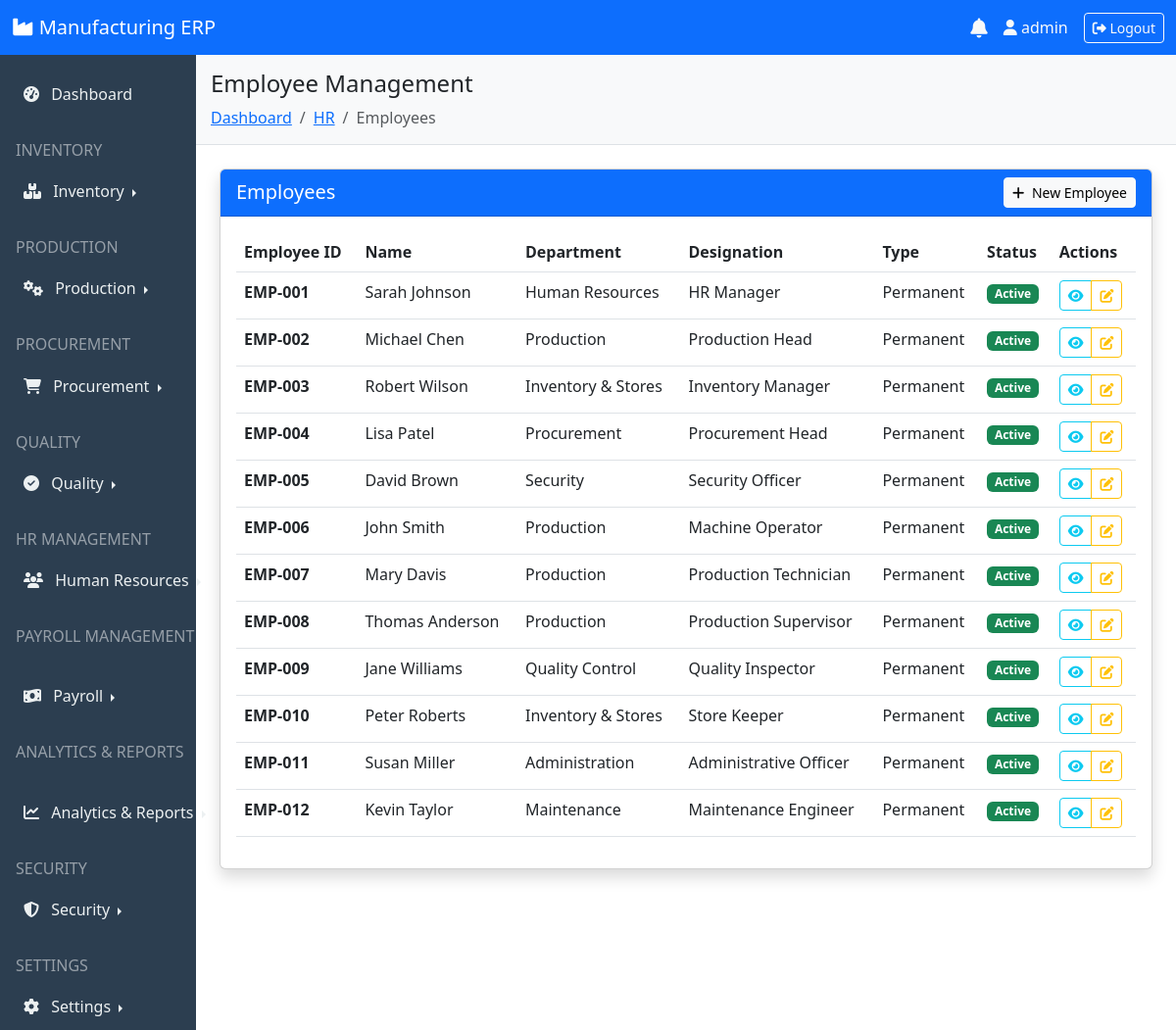
The page /hr/employees/ (signed in) on the database its author committed.
### hr/models.py (models this page shows, shortened)
class Employee(TimeStampedModel):
    EMPLOYEE_STATUS = [
        ('active', 'Active'),
        ('inactive', 'Inactive'),
        ('on_leave', 'On Leave'),
        ('terminated', 'Terminated'),
    ]
    EMPLOYEE_TYPES = [
        ('permanent', 'Permanent'),
        ('contract', 'Contract'),
        ('temporary', 'Temporary'),
        ('intern', 'Intern'),
    ]
    user = models.OneToOneField(User, on_delete=models.CASCADE, related_name='employee')
    employee_id = models.CharField(max_length=20, unique=True)
    department = models.ForeignKey(Department, on_delete=models.PROTECT)
    designation = models.CharField(max_length=100)
    employee_type = models.CharField(max_length=20, choices=EMPLOYEE_TYPES)
    employment_status = models.CharField(max_length=20, choices=EMPLOYEE_STATUS, default='active')
    date_of_joining = models.DateField()
    date_of_birth = models.DateField()
    gender = models.CharField(max_length=10, choices=[('male', 'Male'), ('female', 'Female'), ('other', 'Other')])
    phone = models.CharField(max_length=20)
    emergency_contact = models.CharField(max_length=20, blank=True)
    emergency_contact_name = models.CharField(max_length=100, blank=True)
    address = models.TextField()
    photo = models.ImageField(upload_to='employees/', null=True, blank=True)
    bank_account = models.CharField(max_length=50, blank=True)
    bank_name = models.CharField(max_length=100, blank=True)
    basic_salary = models.DecimalField(max_digits=10, decimal_places=2, default=0)

### core/models.py (models this page shows, shortened)
class Department(models.Model):
    name = models.CharField(max_length=100)
    code = models.CharField(max_length=10, unique=True)
    description = models.TextField(blank=True)

### hr/views.py (the view)
# urls.py: path('employees/', views.EmployeeListView.as_view(), name='employee_list'),
class EmployeeListView(LoginRequiredMixin, ListView):
    model = Employee
    template_name = 'hr/employee_list.html'
    context_object_name = 'employees'
    paginate_by = 25
    def get_queryset(self):
        queryset = Employee.objects.select_related('user', 'department').all()
        status = self.request.GET.get('status')
        if status:
            queryset = queryset.filter(employment_status=status)
        department = self.request.GET.get('department')
        if department:
            queryset = queryset.filter(department_id=department)
        return queryset.order_by('-created_at')

### templates/hr/employee_list.html (shortened to what this page needs)
{% extends 'base.html' %}
{% block page_title %}Employee Management{% endblock %}
{% block breadcrumbs %}
    <li class="breadcrumb-item"><a href="{% url 'dashboard' %}">Dashboard</a></li>
    <li class="breadcrumb-item"><a href="{% url 'hr:dashboard' %}">HR</a></li>
    <li class="breadcrumb-item active">Employees</li>
{% endblock %}
{% block content %}
<div class="card shadow">
    <div class="card-header bg-primary text-white d-flex justify-content-between align-items-center">
        <h5 class="mb-0">Employees</h5>
        <a href="{% url 'hr:employee_create' %}" class="btn btn-light btn-sm">
            <i class="fas fa-plus me-1"></i> New Employee
        </a>
    </div>
    <div class="card-body">
        <div class="table-responsive">
            <table class="table table-hover">
                <thead>
                    <tr>
                        <th>Employee ID</th>
                        <th>Name</th>
                        <th>Department</th>
                        <th>Designation</th>
                        <th>Type</th>
                        <th>Status</th>
                        <th>Actions</th>
                    </tr>
                </thead>
                <tbody>
                    {% for employee in employees %}
                    <tr>
                        <td><strong>{{ employee.employee_id }}</strong></td>
                        <td>{{ employee.user.get_full_name|default:employee.user.username }}</td>
                        <td>{{ employee.department.name|default:"-" }}</td>
                        <td>{{ employee.designation|default:"-" }}</td>
                        <td>{{ employee.get_employee_type_display|default:"-" }}</td>
                        <td>
                            <span class="badge bg-{% if employee.employment_status == 'active' %}success
                                                 {% elif employee.employment_status == 'inactive' %}danger
                                                 {% elif employee.employment_status == 'on_leave' %}warning
                                                 {% else %}secondary{% endif %}">
                                {{ employee.get_employment_status_display|default:"-" }}
                            </span>
                        </td>
                        <td>
                            <div class="btn-group btn-group-sm">
                                <a href="{% url 'hr:employee_detail' employee.id %}" class="btn btn-outline-info">
                                    <i class="fas fa-eye"></i>
                                </a>
                                <a href="{% url 'hr:employee_update' employee.id %}" class="btn btn-outline-warning">
                                    <i class="fas fa-edit"></i>
                                </a>
                            </div>
                        </td>
                    </tr>
                    {% endfor %}
                </tbody>
            </table>
        </div>
    </div>
</div>
{% endblock %}

### templates/base.html (shortened to what this page needs)
<!DOCTYPE html>
<html lang="en">
<head>
    <link href="https://cdn.jsdelivr.net/npm/bootstrap@5.3.0/dist/css/bootstrap.min.css" rel="stylesheet">
    <link rel="stylesheet" href="https://cdnjs.cloudflare.com/ajax/libs/font-awesome/6.4.0/css/all.min.css">
    <link rel="stylesheet" href="https://cdn.datatables.net/1.13.4/css/dataTables.bootstrap5.min.css">
</head>
<body>
    <nav class="navbar navbar-expand-lg navbar-dark bg-primary">
        <div class="container-fluid">
            <a class="navbar-brand" href="{% url 'dashboard' %}">
                <i class="fas fa-industry"></i> Manufacturing ERP
            </a>
            <div class="d-flex align-items-center">
                <div class="dropdown me-3">
                    <a href="#" class="text-light position-relative" id="notificationDropdown"
                    data-bs-toggle="dropdown" aria-expanded="false">
                        <i class="fas fa-bell fa-lg"></i>
                    </a>
                </div>
                <span class="text-light me-3">
                    <i class="fas fa-user"></i> {{ user.username }}
                </span>
                <a href="{% url 'logout' %}" class="btn btn-outline-light btn-sm">
                    <i class="fas fa-sign-out-alt"></i> Logout
                </a>
            </div>
        </div>
    </nav>
    <div class="container-fluid">
        <div class="row">
            <div class="col-md-2 p-0 sidebar">
                <nav class="nav flex-column mt-3">
                    <a class="nav-link {% if request.path == '/dashboard/' %}active{% endif %}"
                    href="{% url 'dashboard' %}">
                        <i class="fas fa-tachometer-alt me-2"></i> Dashboard
                    </a>
                    <h6 class="text-uppercase text-white-50 mt-4 px-3 mb-2">Inventory</h6>
                    <div class="nav-item dropend">
                        <a class="nav-link dropdown-toggle" href="#" id="inventoryDropdown" role="button"
                        data-bs-toggle="dropdown" aria-expanded="false">
                            <i class="fas fa-boxes me-2"></i> Inventory
                        </a>
                    </div>
                    <h6 class="text-uppercase text-white-50 mt-4 px-3 mb-2">Production</h6>
                    <div class="nav-item dropend">
                        <a class="nav-link dropdown-toggle" href="#" id="productionDropdown" role="button"
                        data-bs-toggle="dropdown" aria-expanded="false">
                            <i class="fas fa-cogs me-2"></i> Production
                        </a>
                    </div>
                    <h6 class="text-uppercase text-white-50 mt-4 px-3 mb-2">Procurement</h6>
                    <div class="nav-item dropend">
                        <a class="nav-link dropdown-toggle" href="#" id="procurementDropdown" role="button"
                        data-bs-toggle="dropdown" aria-expanded="false">
                            <i class="fas fa-shopping-cart me-2"></i> Procurement
                        </a>
                    </div>
                    <h6 class="text-uppercase text-white-50 mt-4 px-3 mb-2">Quality</h6>
                    <div class="nav-item dropend">
                        <a class="nav-link dropdown-toggle" href="#" id="qualityDropdown" role="button"
                        data-bs-toggle="dropdown" aria-expanded="false">
                            <i class="fas fa-check-circle me-2"></i> Quality
                        </a>
                    </div>
                    <h6 class="text-uppercase text-white-50 mt-4 px-3 mb-2">HR Management</h6>
                    <div class="nav-item dropend">
                        <a class="nav-link dropdown-toggle" href="#" id="hrDropdown" role="button"
                        data-bs-toggle="dropdown" aria-expanded="false">
                            <i class="fas fa-users me-2"></i> Human Resources
                        </a>
                    </div>
                    <h6 class="text-uppercase text-white-50 mt-4 px-3 mb-2">Payroll Management</h6>
                    <div class="nav-item dropend">
                        <a class="nav-link dropdown-toggle" href="#" id="payrollDropdown" role="button"
                        data-bs-toggle="dropdown" aria-expanded="false">
                            <i class="fas fa-money-bill-wave me-2"></i> Payroll
                        </a>
                    </div>
                    <h6 class="text-uppercase text-white-50 mt-4 px-3 mb-2">Analytics & Reports</h6>
                    <div class="nav-item dropend">
                        <a class="nav-link dropdown-toggle" href="#" id="analyticsDropdown" role="button"
                        data-bs-toggle="dropdown" aria-expanded="false">
                            <i class="fas fa-chart-line me-2"></i> Analytics & Reports
                        </a>
                    </div>
                    <h6 class="text-uppercase text-white-50 mt-4 px-3 mb-2">Security</h6>
                    <div class="nav-item dropend">
                        <a class="nav-link dropdown-toggle" href="#" id="securityDropdown" role="button"
                        data-bs-toggle="dropdown" aria-expanded="false">
                            <i class="fas fa-shield-alt me-2"></i> Security
                        </a>
                    </div>
                    <h6 class="text-uppercase text-white-50 mt-4 px-3 mb-2">Settings</h6>
                    <div class="nav-item dropend">
                        <a class="nav-link dropdown-toggle" href="#" id="settingsDropdown" role="button"
                        data-bs-toggle="dropdown" aria-expanded="false">
                            <i class="fas fa-cog me-2"></i> Settings
                        </a>
                    </div>
                </nav>
            </div>
            <div class="col-md-10 p-0">
                <div class="content-header">
                    <h4>{% block page_title %}{% endblock %}</h4>
                    <nav aria-label="breadcrumb">
                        <ol class="breadcrumb mb-0">
                            {% block breadcrumbs %}{% endblock %}
                        </ol>
                    </nav>
                </div>
                <div class="p-4">
                    {% block content %}{% endblock %}
                </div>
            </div>
        </div>
    </div>
</body>
</html>

### templates/base.html (style rules this page uses)
.sidebar { min-height: calc(100vh - 56px); background-color: #2c3e50; }
.sidebar .nav-link { color: #ecf0f1; padding: 12px 20px; border-left: 4px solid transparent; }
.content-header { background-color: #f8f9fa; padding: 15px; border-bottom: 1px solid #dee2e6; }

### rows shown on the page
Employee: employee_id "EMP-001", user.get_full_name "Sarah Johnson", department.name "Human Resources", designation "HR Manager", employee_type "Permanent", employment_status "Active"
Employee: employee_id "EMP-002", user.get_full_name "Michael Chen", department.name "Production", designation "Production Head", employee_type "Permanent", employment_status "Active"
Employee: employee_id "EMP-003", user.get_full_name "Robert Wilson", department.name "Inventory & Stores", designation "Inventory Manager", employee_type "Permanent", employment_status "Active"
Employee: employee_id "EMP-004", user.get_full_name "Lisa Patel", department.name "Procurement", designation "Procurement Head", employee_type "Permanent", employment_status "Active"
Employee: employee_id "EMP-005", user.get_full_name "David Brown", department.name "Security", designation "Security Officer", employee_type "Permanent", employment_status "Active"
Employee: employee_id "EMP-006", user.get_full_name "John Smith", department.name "Production", designation "Machine Operator", employee_type "Permanent", employment_status "Active"
Employee: employee_id "EMP-007", user.get_full_name "Mary Davis", department.name "Production", designation "Production Technician", employee_type "Permanent", employment_status "Active"
Employee: employee_id "EMP-008", user.get_full_name "Thomas Anderson", department.name "Production", designation "Production Supervisor", employee_type "Permanent", employment_status "Active"
Employee: employee_id "EMP-009", user.get_full_name "Jane Williams", department.name "Quality Control", designation "Quality Inspector", employee_type "Permanent", employment_status "Active"
Employee: employee_id "EMP-010", user.get_full_name "Peter Roberts", department.name "Inventory & Stores", designation "Store Keeper", employee_type "Permanent", employment_status "Active"
Employee: employee_id "EMP-011", user.get_full_name "Susan Miller", department.name "Administration", designation "Administrative Officer", employee_type "Permanent", employment_status "Active"
Employee: employee_id "EMP-012", user.get_full_name "Kevin Taylor", department.name "Maintenance", designation "Maintenance Engineer", employee_type "Permanent", employment_status "Active"

### other values the page prints
{{ user.username }} "admin"
